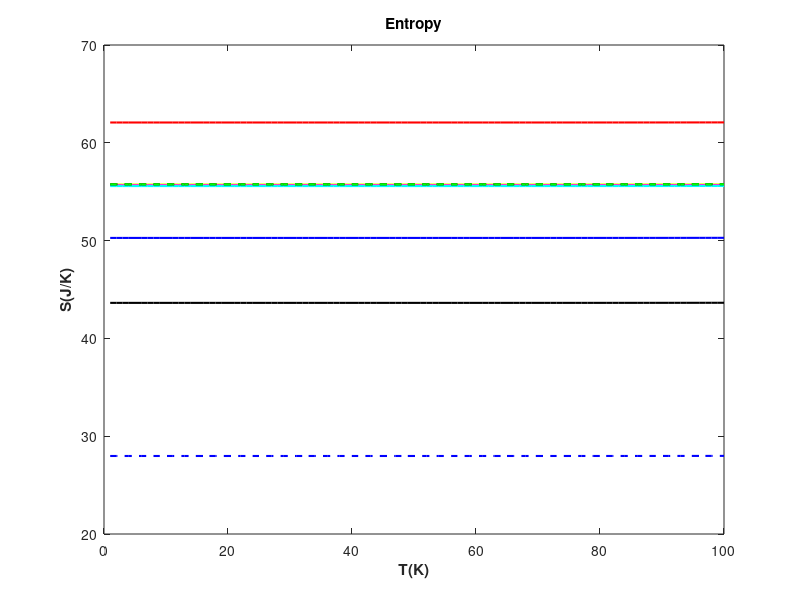

The MATLAB source for this figure:
close all;clear all;clc
%ENTROPY

R=8.3144598; %molar gas constant
theta=900;%characteristic vibration Entropy
K_b=1.38064852e-23; %boltzmann's constant

%List of molecules%
c_C3Si=[7.303 0.000 4.383 11.948];
l_C3Si=[7.303 0.000 3.356 11.390];
l_C3H= [6.947 0.301 2.746 10.215];
c_C3H =[6.947 0.301 3.702 11.007];
HCCN=[6.981 0.000 3.524 10.657];  
HCNC=[6.981 0.000 3.495 10.687];
HNCO=[7.045 0.000 3.428 10.530];
HOCN=[7.045 0.000 3.502 10.631];
HCNO=[7.045 0.000 0.124 7.649];
HONC=[7.045 0.000 3.501 10.767];


T_i=0:100; %Temperature Variation
for i=1:length(T_i) 
    %x_axis=1./(K_b*T_i);
    x_axis=T_i;
    z_v= R.*((theta./T_i)./(exp(theta./T_i)-1) -log(1-exp(-theta./T_i))); 
end


   %% c_C3Si molecule %%
z_t=R*(log(c_C3Si(1))+2.5);
%z_e=R*(log(c_C3Si(2))+0.0);
z_r=R*(log(c_C3Si(3))+1.5);%for nolinear molecules
z_e=0;
TOTAL=z_t+z_e+z_r;
Z_V= z_v+TOTAL;

Emma=1.5;

plot(x_axis,Z_V,'r','LineWidth', Emma)
c_C3Si_entropy_values= [z_t z_e z_r z_v(1)];
c_C3Si_entropy_total= sum(c_C3Si_entropy_values);

hold on;
    %% l_C3Si molecule %%
z_t1=R*(log(l_C3Si(1))+2.5);
%z_e1=R*(log(l_C3Si(2))+0.0);
z_r1=R*(log(l_C3Si(3))+1.0); 
z_e1=0;
TOTAL1=z_t1+z_e1+z_r1;
Z_V1= z_v+TOTAL1;
plot(x_axis,Z_V1,'g','LineWidth', Emma)
l_C3Si_entropy_values= [z_t1 z_e1 z_r1 z_v(1)];
l_C3Si_entropy_total= sum(l_C3Si_entropy_values);

hold on;
     %% l_C3H molecule %%
z_t2=R*(log(l_C3H(1))+2.5);
z_e2=R*(log(l_C3H(2))+0.0);
z_r2=R*(log(l_C3H(3))+1.0);%for nolinear molecules
%z_e2=0;
TOTAL2=z_t2+z_e2+z_r2;
Z_V2= z_v+TOTAL2;
plot(x_axis,Z_V2,'k','LineWidth', Emma)
l_C3H_entropy_values= [z_t2 z_e2 z_r2 z_v(1)];
l_C3H_entropy_total= sum(l_C3H_entropy_values);

hold on;
   %% c_C3H_ molecule %%
z_t3=R*(log(c_C3H(1))+2.5);
z_e3=R*(log(c_C3H(2))+0.0);
z_r3=R*(log(c_C3H(3))+1.5);%for nolinear molecules
%z_e3=0;
TOTAL3=z_t3+z_e3+z_r3;
Z_V3= z_v+TOTAL3;
plot(x_axis,Z_V3,'b','LineWidth', Emma)
c_C3H_entropy_values= [z_t3 z_e3 z_r3 z_v(1)];
c_C3H_entropy_total= sum(c_C3H_entropy_values);

hold on
%% HCCN molecule %%
z_t4=R*(log(HCCN(1))+2.5);
%z_e4=R*(log(HCCN(2))+0.0);
z_r4=R*(log(HCCN(3))+1.0);
z_e4=0;
TOTAL4=z_t4+z_e4+z_r4;
Z_V4= z_v+TOTAL4;
plot(x_axis,Z_V4,'y','LineWidth', Emma)
HCCN_entropy_values= [z_t4 z_e4 z_r4 z_v(1)];
HCCN_entropy_total= sum(HCCN_entropy_values);


hold on
%% HCNC molecule %%
z_t5=R*(log(HCNC(1))+2.5);
%z_e5=R*(log(HCNC(2))+0.0);
z_r5=R*(log(HCNC(3))+1.0);
z_e5=0;
TOTAL5=z_t5+z_e5+z_r5;
Z_V5= z_v+TOTAL5;
plot(x_axis,Z_V5,'m','LineWidth', Emma)
HCNC_entropy_values= [z_t5 z_e5 z_r5 z_v(1)];
HCNC_entropy_total= sum(HCNC_entropy_values);

hold on
%% HNCO molecule %%
z_t6=R*(log(HNCO(1))+2.5);
%z_e6=R*(log(HNCO(2))+0.0);
z_r6=R*(log(HNCO(3))+1.0);
z_e6=0;
TOTAL6=z_t6+z_e6+z_r6;
Z_V6= z_v+TOTAL6;
plot(x_axis,Z_V6,'c','LineWidth', Emma)
HNCO_entropy_values= [z_t6 z_e6 z_r6 z_v(1)];
HNCO_entropy_total= sum(HNCO_entropy_values);

hold on
%% HOCN molecule %%
z_t7=R*(log(HOCN(1))+2.5);
%z_e7=R*(log(HOCN(2))+0.0);
z_r7=R*(log(HOCN(3))+1.0);
z_e7=0;
TOTAL7=z_t7+z_e7+z_r7;
Z_V7= z_v+TOTAL7;
plot(x_axis,Z_V7,'--k','LineWidth', Emma)
HOCN_entropy_values= [z_t7 z_e7 z_r7 z_v(1)];
HOCN_entropy_total= sum(HOCN_entropy_values);

hold on
%% HCNO molecule %%
z_t8=R*(log(HCNO(1))+2.5);
%z_e8=R*(log(HCNO(2))+0.0);
z_r8=R*(log(HCNO(3))+1.0);
z_e8=0;
TOTAL8=z_t8+z_e8+z_r8;
Z_V8= z_v+TOTAL8;
plot(x_axis,Z_V8,'--b','LineWidth', Emma)
HCNO_entropy_values= [z_t8 z_e8 z_r8 z_v(1)];
HCNO_entropy_total= sum(HCNO_entropy_values);

hold on
%% HONC molecule %%
z_t9=R*(log(HONC(1))+2.5);
%z_e9=R*(log(HONC(2))+0.0);
z_r9=R*(log(HONC(3))+1.0);
z_e9=0;
TOTAL9=z_t9+z_e9+z_r9;
Z_V9= z_v+TOTAL9;
plot(x_axis,Z_V9,'--g','LineWidth', Emma)
HONC_entropy_values= [z_t9 z_e9 z_r9 z_v(1)];
HONC_entropy_total= sum(HONC_entropy_values);

%%
xlabel('T(K)','fontweight','bold','fontsize',11);
ylabel('S(J/K)','fontweight','bold','fontsize',11);
title('Entropy','fontweight','bold','fontsize',11)
%legend('c-C_3Si','l-C_3Si','l-C_3H','c-C_3H','HCCN','HCNC','HNCO','HOCN','HCNO','HONC','Location','best','fontweight','bold')



set(get(gca, 'XAxis'), 'FontWeight', 'bold')
set(get(gca, 'YAxis'), 'FontWeight', 'bold')


% xlswrite('G4_ENTROPY.xlsx', [Z_V(:),Z_V1(:),...
%     Z_V2(:),Z_V3(:),Z_V4(:),Z_V5(:),Z_V6(:), Z_V7(:),Z_V8(:),Z_V9(:)]);
